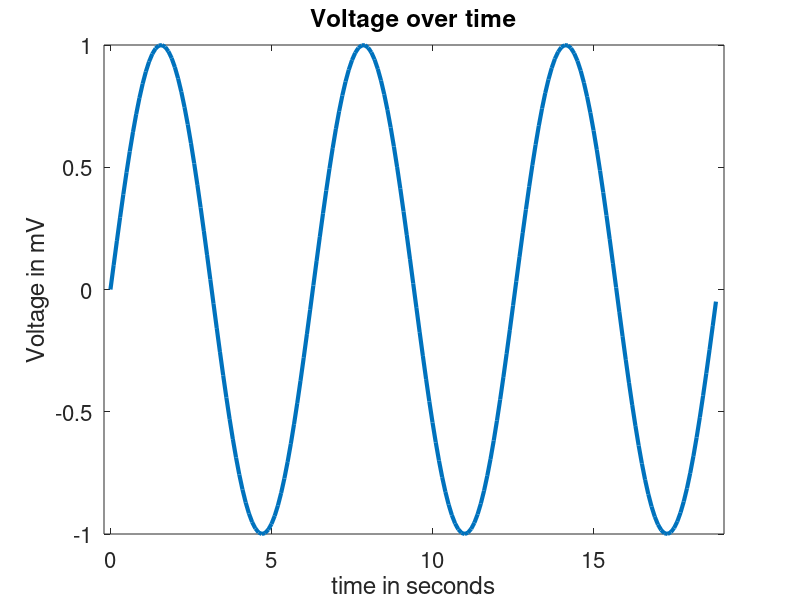

MATLAB code for this plot: (Note: this script raises an error after producing the figure.)
%From now on, we will write everything in scripts, in the editor.
%Everything after the % sign is interpreted as a "comment" and ignored by
%Matlab. The corresponding sign in Python is the #. 
%Whereas you don't *have to* make any comments, I personally increase the
%number of comments all the time. Specifically, so:
A = 5 %This is a command

%I recommend to implement Marr's hierarchy in the comments:
%1) At the beginning of the program, write a paragraph on what the purpose
%of the program is, what it assumes, what the output is, when this was done
%and who is responsible. Basically, write a high level header.

%2) Each code section should have a subheader of what it does
%3) At least in the beginning, I recommend to comment each line briefly as
%to what the variables represent and what is done to them

%This script shows how to use the editor, and how to use Matlab as a
%graphing calculator. It presumes nothing and produces a bunch of figures. 
%06/03/2019: V1 - The code itself
%Pascal Wallisch (your name), pascallisch@gmail.com

% One percent sign sets up a comment

%% Two percent signs set up a code section - the one you have active right now
%is highlighted in yellow. Code sections should be logical segments.
%Modular. Important: If you want to be able to maintain your code, it
%should fit on one screen. Per section. If it gets longer, you should
%abstract or break it up. 

%% 0 Initialization
%Logical errors are predominantly bred by stuff floating around in memory
%that you forgot about. So you should always start from a blank slate.
%This init step is akin to the birth of your program. 

clear all %This clears the memory
close all %Closes all figures
clc %Clears the command window

%Have a block of constants and flags that are defined here. 
stepSize = 0.1; %non-hardcoded step size. 0.1 is finely grained enough.
startPoint = 0; %0 is as good a place as any to start drawing
numCycles = 3; %Number of sine wave cycles you want to represent
endPoint = numCycles * 2 * pi; %The equation of a sine wave in radians
lW = 3; %Our new linewidth
hair = 0.2; %How much breathing room between axis and data
fS = 16; %Our general fontsize
nBins = 21; %number of bins for our histogram, make it an odd number
%% 1 Basic plotting
%This section introduces basic plotting/drawing commands
Taylor = figure %Open a canvas to draw on, explicitly, with handle
x = startPoint:stepSize:endPoint; %This will create 11 numbers from 0 to 10
y = sin(x); %Sine of x. Could be anything 
h = plot(x,y) %Plot y as a function of x
xlabel('time in seconds')
ylabel('Voltage in mV')
title('Voltage over time')
shg %Show graph

%Request 1: Change line thickness with the get/set combo
get(h) %Gets the properties of the object
set(h,'LineWidth',lW); 
%General set syntax: Name of handle to modify, property to modify, then
%target value

%Request 2: Change plotting range, make sure there is a hair of air between
%data and axis
%Another way of doing it. You know the set way
xlim([startPoint - hair endPoint + hair])

%These are equivalent 
set(gca,'XLim',[startPoint - hair endPoint + hair])

%Request 3: Make the background of the figure white
set(Taylor,'Color','y')
set(gcf,'Color','y')

%Handles are names of objects/axes/figures
%By naming your objects/axes/figures, you can reference them for
%modification

%If you have only one object/figure/axis, gca, gco and gcf will be just
%fine. But if you have multiple of each, you need handles

%Request 4: Change fontsize (an axis property)
set(gca,'FontSize',fS)

%Request 5: We can't afford color charges, so we have to change the line
%color to black. Let's do that with the new object-oriented style
h.Color = 'k';

%Request 6: Make sure tickmarks correspond to data ink
set(gca,'TickDir','out')
box off

%% 2 Multi-line (multi-object) plots
%Adding a 2nd line to the graph
y2 = cos(x); %Cosine
hold on %If you don't hold on, the new plotting command will erase what is on it
Rhonda = plot(x,y2); %Plot cosine as a function of x and christen it "Rhonda"
Rhonda.Color = 'r'; 
Rhonda.LineWidth = lW;
Rhonda.LineStyle = '--'; %Dashed
shg

%Adding a legend to the figure
%General syntax: Set of object handles, Labels, Position
legend([h Rhonda],{'Cond1', 'Cond2'},'Location','SouthEastOutside')

%% 3 Multi-panel figures
Matt = figure; %Why it is a good idea to name your figures
set(Matt,'Color','w') %White background
set(Matt,'Position',[200 100 1500 800])

%Going forward, we will automate this, but today, we'll type it out, so you
%see what is going on
subplot(2,3,1)
plot(x,x) %x vs. x
title('1')
subplot(2,3,2)
plot(x,y) %sin vs. x
title('2')
subplot(2,3,3)
plot(x,y2) %cos vs. x
title('3')
axis off
subplot(2,3,4)
plot(y,y2) %cos vs. sin
title('4')
axis square %This makes sure that the aspect ratio is square

%% 4 Histograms of random numbers
%Histogram: Plot the frequency of a continuous distribution in terms of how
%often they happen within a certain interval (the bin)
% We also need to talk about the echo operator (;)
A = randn(1e6,1); %This draws 1 million random numbers from a normal distribution and assigns it to A
%At the end of a line, it means "echo off", meaning "do it, but don't show
%me the output. It is also a separator of commands. 
figure; set(gcf,'color','w')
%It is also vertical concetenation (vertcat)
B = [1; 2; 3]
C = [1, 2, 3]
histHandle = histogram(A,nBins);
set(histHandle,'FaceAlpha',0.2) %0 = completely transparent, 1 = completely intransparent
set(histHandle,'FaceColor','k')

%% 5 Bar graphs
x2 = 1:4; %4 categories
y3 = x2.^2; %Some function of x
subplot(1,2,1)
handleBar = bar(x2,y3) %The bar graph
ylim([min(y3)-hair max(y3)+hair]) %One school of thought - represent the range of the data
%Other school of thought: y-axes have to start with 0, otherwise the ratio
%between categories is not meaningful
set(handleBar,'FaceColor',[0.8 0.8 0.8])
set(handleBar,'EdgeColor','g')
set(handleBar,'LineWidth',lW)
hold on
z = ones (4,1); %We represent the "error" in z, and we assume it is constant
h16 = errorbar(x2,y3,z) %Our 16th handle
ylim([0 max(y3)+hair+max(z)]) %One school of thought - represent the range of the data
set(h16,'LineStyle','none'); set(h16,'LineWidth',lW); h16.Color = 'r';
shg

%This was a symmetric error bar. It will work in most cases. Sometimes, you
%want to be able to do asymmetric ones. Sometimes, per journal policy, you
%only want the positive lobe.
negLobe = zeros(4,1); %We should replace the 4 everywhere with "numCat" in the constants
%This will create 4 zeros
subplot(1,2,2)
ylim([min(y3)-hair max(y3)+hair]) %One school of thought - represent the range of the data
%Other school of thought: y-axes have to start with 0, otherwise the ratio
%between categories is not meaningful

hold on
z = ones (4,1); %We represent the "error" in z, and we assume it is constant
h17 = errorbar(x2,y3,negLobe,z) %Our 17th handle
ylim([0 max(y3)+hair+max(z)]) %One school of thought - represent the range of the data
set(h17,'LineStyle','none'); set(h17,'LineWidth',lW); h17.Color = 'r';
handleBar2 = bar(x2,y3) %The bar graph
set(handleBar2,'FaceColor',[0.8 0.8 0.8])
set(handleBar2,'EdgeColor','g')
set(handleBar2,'LineWidth',lW)
shg

%% 6 Multi-dimensional figures (poor man's version)
figure
X = pascal(5) %Create array X as pascal's triangle
imagesc(X) %Interpret and show array X as a heat map
%colormap(jet) %This is Matlab classic. It switched to "Parula" in 2014b
%colormap(hot)
colormap(bone) %Just grey
colorbar %This will tell us which number corresponds to which color
%Making our own colormap: 
%A color map is literally just a matrix of color correspondences, in RGB
france = [1 0 0; 1 1 1; 0 0 1;1 0.5 1]; %maybe
colormap(france)
shg